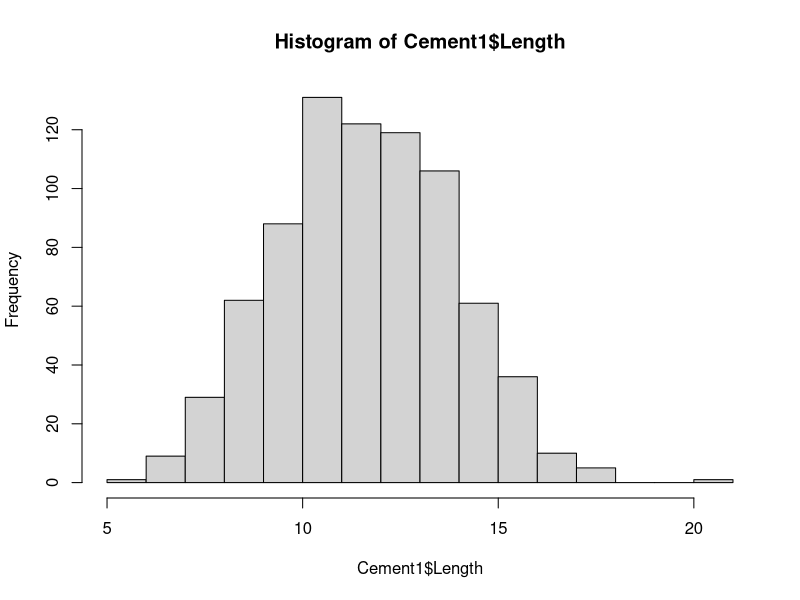
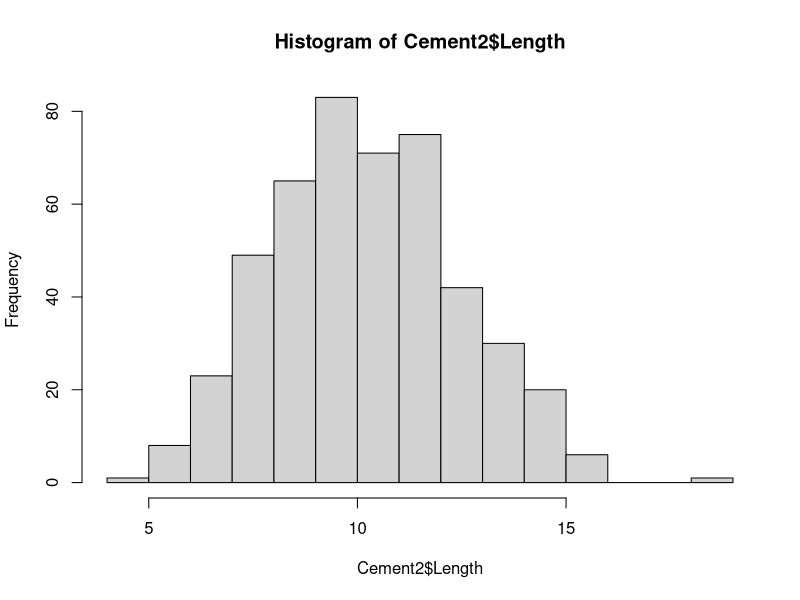
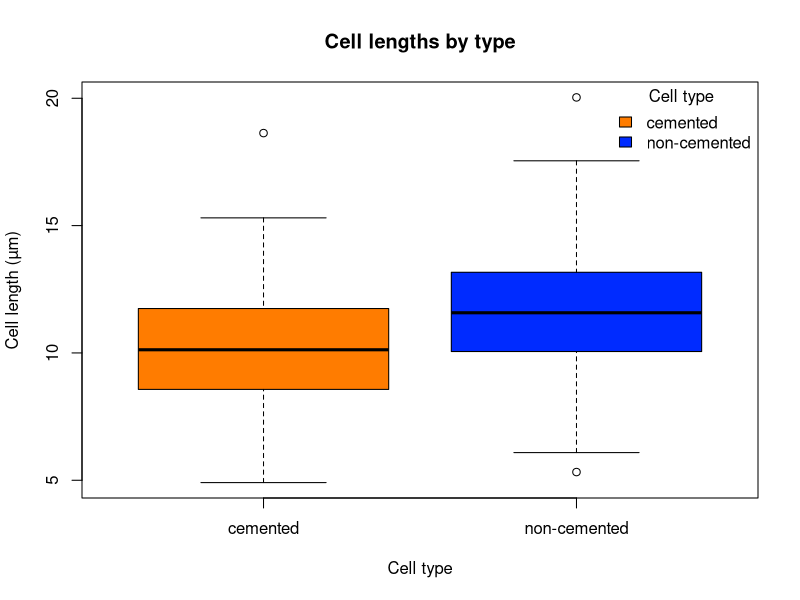
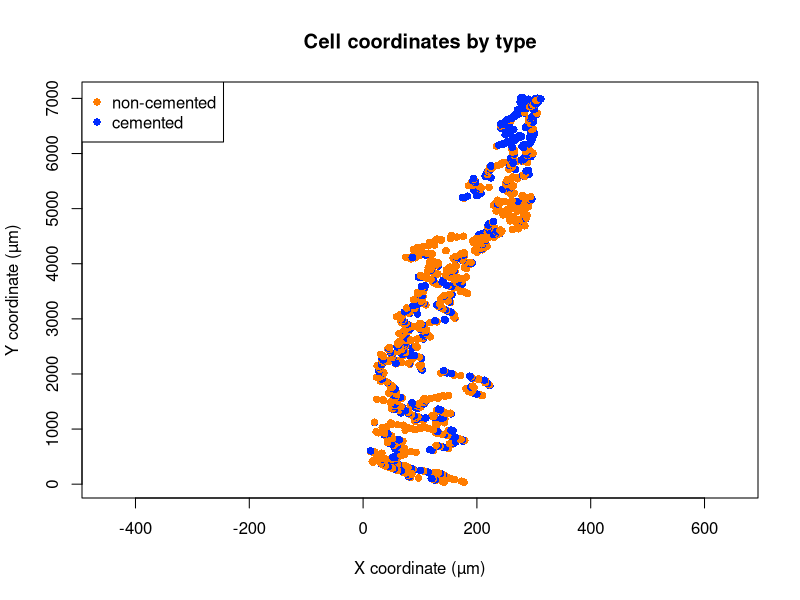
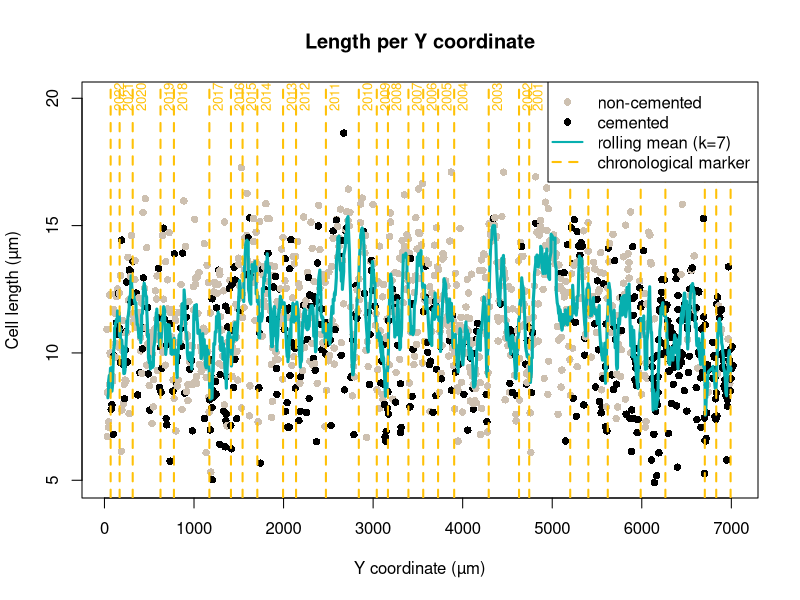
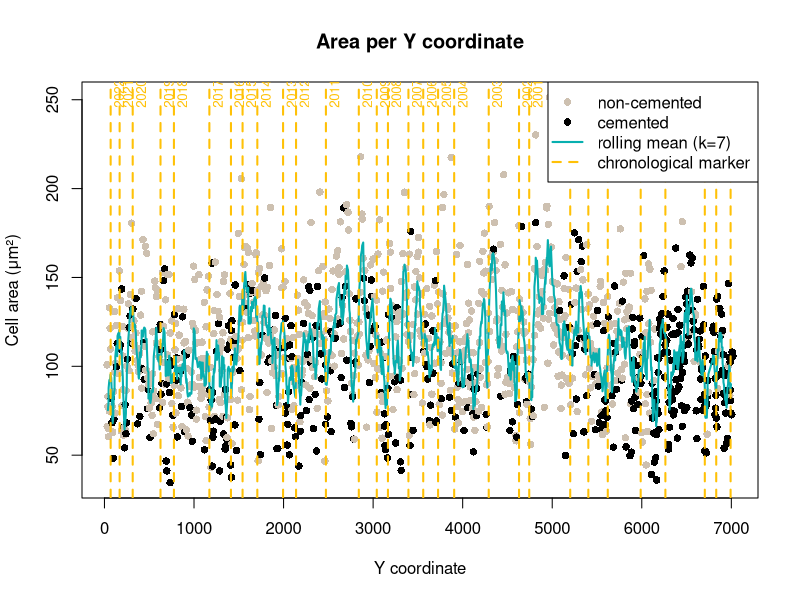

Write the R code that produced these figures, in order.
#Reading in the dataset
#setwd()

Proj <- read.csv("AllData.csv") #read in collected data
#change coordinate unit from pixel to micrometer
Proj$Y <- Proj$Y * (1.8/32)
Proj$X <- Proj$X *(1.8/32)

#Subsetting data
#Only length (without width)
length_dat <- Proj[which(Proj$Task == "Length"),]
#cemented vs non-cemented
Cement1 <- length_dat[which(length_dat$Cement..1.No.2.Yes. == "1"),] #subsetting to non-cemented cells
Cement2 <- length_dat[which(length_dat$Cement..1.No.2.Yes. == "2"),] #subsetting to cemented cells

nrow(Cement1) #count how many cells are not cemented
nrow(Cement2) #count how many cells are cemented

# getting the mean length of both categories
mean(Cement1$Length)
mean(Cement2$Length)

#test for normal distribution of length

hist(Cement1$Length)
hist(Cement2$Length)

shapiro.test(Cement1$Length) #p-value: 0.1827
shapiro.test(Cement2$Length) #p-value:0.02854
# non-cemented cell length is not normally distributed

#wilcoxon test to check if differences in length between the two cell types are significant
wilcox.test(Length ~ Cement..1.No.2.Yes., data = length_dat)
#p-value<2.2e-16 -> differences between cemented and non-cemented cell lengths are significant

#boxplot
max(Cement1$Length)
max(Cement2$Length)
min(Cement1$Length)
min(Cement2$Length)
median(Cement1$Length)
median(Cement2$Length)

x11()
Cement1$type <- "non-cemented"
Cement2$type <- "cemented"
# Combine both types into one data frame, now with a type column to differentiate
combined_data <- rbind(Cement1, Cement2)
boxplot(Length ~ type,
        data = combined_data,
        col = c("#ff7c00", "#002bff"),
        xlab = "Cell type",
        ylab = "Cell length (µm)",
        main = "Cell lengths by type",
        notch=FALSE )
legend("topright",
       legend = c("cemented", "non-cemented"),
       fill = c("#ff7c00", "#002bff"),
       title = "Cell type",
       bty="n"
)


#scatterplot: X and Y- coordinates plotted per cell type
x11()
plot(Proj$X, Proj$Y,
     col = ifelse(Proj$Cement..1.No.2.Yes. == "1", "#ff7c00", "#002bff"),
     pch = 16,
     xlab = "X coordinate (µm)", ylab = "Y coordinate (µm)",
     main = "Cell coordinates by type",
     xlim=c(-450, 650)
)

legend("topleft", legend = c("non-cemented", "cemented"),
       col = c("#ff7c00", "#002bff"), pch = 16)

#plotting length per y-coordinate
install.packages("zoo")
library("zoo") #package is needed for the "rollmean" - function

#read in chronological data
chrono_dat <- read.csv("NZ_142-2-Chronology.csv")
chrono_dat$Length <- cumsum(chrono_dat$Length) #previous length gets added to current length


x11()
# Create a color vector based on cementation type
colours <- ifelse(length_dat$Cement..1.No.2.Yes. == "1", "antiquewhite3", "black")
#reorder length and colours by y-coordinate
length <- length_dat[order(length_dat$Y),]
colours <- colours[order(length_dat$Y)]  
plot(length$Y, length$Length,
     col= colours,
     pch = 16,
     xlab = "Y coordinate (µm)", ylab= "Cell length (µm)",
     main = "Length per Y coordinate"
    
)
#add rolling mean
lines(length$Y, rollmean(length$Length, k=7, fill=NA),
      col = "#07afaf", lwd = 3
)
#add chronological markers     
abline(v = chrono_dat$Length,
           col = "#FFC107",
           lty = 2, lwd =2
       
)
# Add year labels to chronological markers
text(x = chrono_dat$Length,
     y = 19.5,  #y-position of the labels
     labels = chrono_dat$Year,
     srt = 90,            # rotate text 90 degrees
     pos = 4,             # position to the right of the line
     cex = 0.8,           # text size
     col = "#FFC107"
)


legend("topright",
       legend = c("non-cemented", "cemented", "rolling mean (k=7)", "chronological marker"),
       col = c("antiquewhite3", "black", "#07afaf", "#FFC107"),
       pch = c(16, 16, NA, NA),
       lty = c(NA, NA, 1, 2),
       lwd = c(NA, NA, 2, 2)
)

   
#calculating the area of each cell with length*width
#subsetting data
#only width (without length)
width_dat <- Proj[which(Proj$Task == "Width"),]

#Creating data frame with all relevant information (Y, length, width, cell-nr.,cell type)
df <- data.frame(1:1254) #empty dataframe with same row number as cell number
df$Cell.Nr<- length_dat$Cell.Nr
df$Y <- length_dat$Y
df$Length <- length_dat$Length
df$Width<- width_dat$Length
df$Area <- df$Length*df$Width
df$type <- width_dat$Cement..1.No.2.Yes.

#plot area with y-coordinate
x11()
colours <- ifelse(df$type == "1", "antiquewhite3", "black")
area <- df[order(df$Y),]
colours <- colours[order(df$Y)]  
plot(area$Y, area$Area,
     col= colours,
     pch = 16, 
     xlab = "Y coordinate", ylab= "Cell area (μm²)",
     main = "Area per Y coordinate"
)

lines(area$Y, rollmean(area$Area, k=7, fill=NA),
      col = "#07afaf", lwd = 2
)

abline(v = chrono_dat$Length,
       col = "#FFC107",
       lty = 2,
       lwd =2
)

text(x = chrono_dat$Length,
     y = 245.5,  
     labels = chrono_dat$Year,
     srt = 90,            
     pos = 4,             
     cex = 0.8,           
     col = "#FFC107"
)

legend("topright",
       legend = c("non-cemented", "cemented", "rolling mean (k=7)", "chronological marker"),
       col = c("antiquewhite3","black", "#07afaf", "#FFC107"),
       pch = c(16, 16, NA, NA),
       lty = c(NA, NA, 1, 2),
       lwd = c(NA,NA, 2, 2)
)

#mean length per year in µm
meanLengthperYear <- (max(chrono_dat$Length)- min(chrono_dat$Length))/30
#mean cell layers per year
averageLength<- mean(length_dat$Length)
cellLayers <- meanLengthperYear/averageLength
cellLayers
